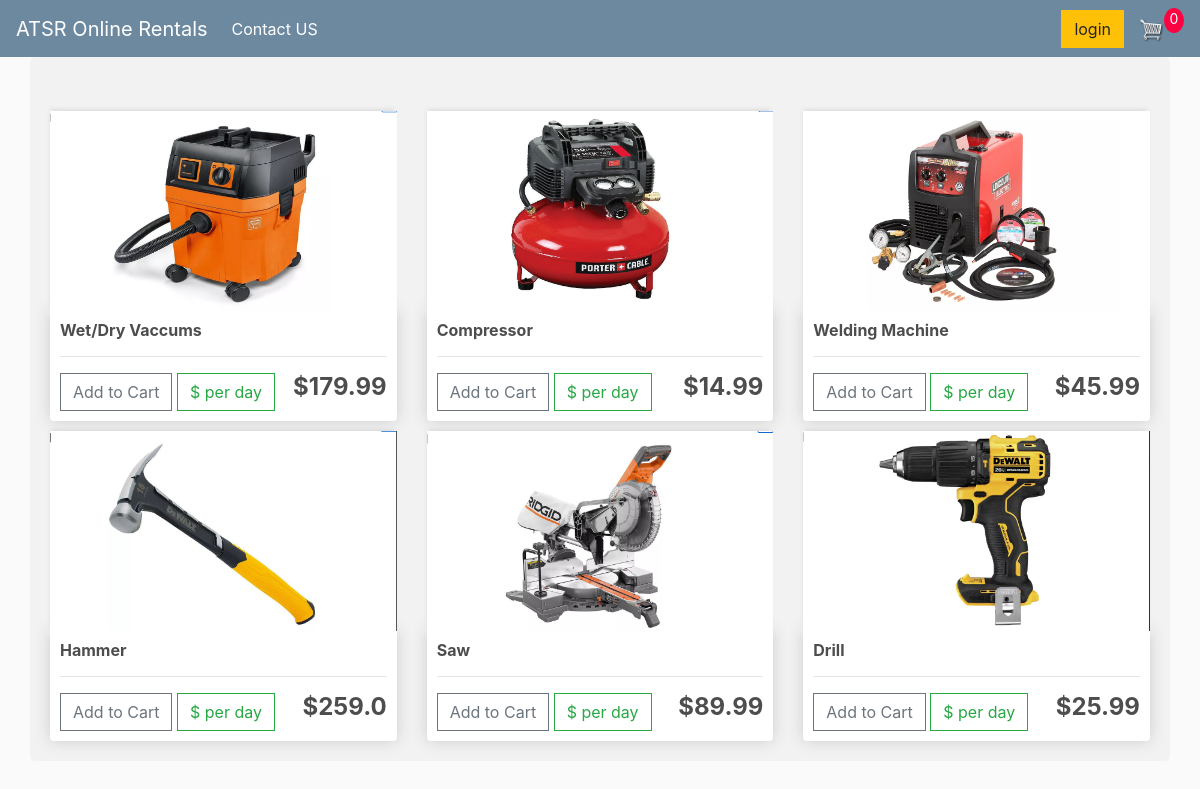
The page / on the database its author committed.
### store/models.py (models this page shows, shortened)
class Product(models.Model):
	name = models.CharField(max_length=200)
	price = models.FloatField()
	digital = models.BooleanField(default=False,null=True, blank=True)
	image = models.ImageField(null=True, blank=True)
	@property
	def imageURL(self):
		try:
			url = self.image.url
		except:
			url = ''
		return url

### store/views.py (the view)
# urls.py: path('', include('store.urls')),
def store(request):
	data = cartData(request)
	cartItems = data['cartItems']
	order = data['order']
	items = data['items']
	products = Product.objects.all()
	context = {'products':products, 'cartItems':cartItems}
	return render(request, 'store/store.html', context)

### store/utils.py (called while the page is built, shortened)
def cookieCart(request):
	try:
		cart = json.loads(request.COOKIES['cart'])
	except:
		cart = {}
		print('CART:', cart)
	items = []
	order = {'get_cart_total':0, 'get_cart_items':0, 'shipping':False}
	cartItems = order['get_cart_items']
	return {'cartItems':cartItems ,'order':order, 'items':items}

def cartData(request):
	if request.user.is_authenticated:
		customer = request.user.customer
		order, created = Order.objects.get_or_create(customer=customer, complete=False)
		items = order.rentalitem_set.all()
		cartItems = order.get_cart_items
	else:
		cookieData = cookieCart(request)
		cartItems = cookieData['cartItems']
		order = cookieData['order']
		items = cookieData['items']
	return {'cartItems':cartItems ,'order':order, 'items':items}

### store/templates/store/store.html
{% extends 'store/main.html' %}
{% load static %}
{% block content %}
	<div class="row">
		{% for product in products %}
		<div class="col-lg-4">
			<img class="thumbnail" src="{{product.imageURL}}">
			<div class="box-element product">
				<h6><strong>{{product.name}}</strong></h6>
				<hr>
				<button data-product="{{product.id}}" data-action="add" class="btn btn-outline-secondary add-btn update-cart">Add to Cart</button>
				<a class="btn btn-outline-success" href="#">$ per day</a>
				<h4 style="display: inline-block; float: right"><strong>${{product.price}}</strong></h4>
			</div>
		</div>
		{% endfor %}
	</div>
{% endblock content %}

### static/css/main.css (style rules this page uses)
body { background-color: hsl(0, 0%, 98%); }
h1,h2,h3,h4,h5,h6 { color:hsl(0, 0%, 30%); }
.box-element { box-shadow:hsl(0, 0%, 80%) 0 0 16px; background-color: #fff; border-radius: 4px; padding: 10px; }
.thumbnail { width: 100%; height: 200px; -webkit-box-shadow: -1px -3px 5px -2px rgba(214,214,214,1); -moz-box-shadow: -1px -3px 5px -2px rgba(214,214,214,1); box-shadow: -1px -3px 5px -2px rgba(214,214,214,1); }
.product { border-radius: 0 0 4px 4px; }
.col-lg-4, .col-lg-6, .col-lg-8, .col-lg-12 { margin-top: 10px; }
.btn { border-radius: 0; }

### rows shown on the page
Product: imageURL (picture), name "Wet/Dry Vaccums", price "179.99"
Product: imageURL (picture), name "Compressor", price "14.99"
Product: imageURL (picture), name "Welding Machine", price "45.99"
Product: imageURL (picture), name "Hammer", price "259.0"
Product: imageURL (picture), name "Saw", price "89.99"
Product: imageURL (picture), name "Drill", price "25.99"

### other values the page prints
{{ cartItems }} "0"
